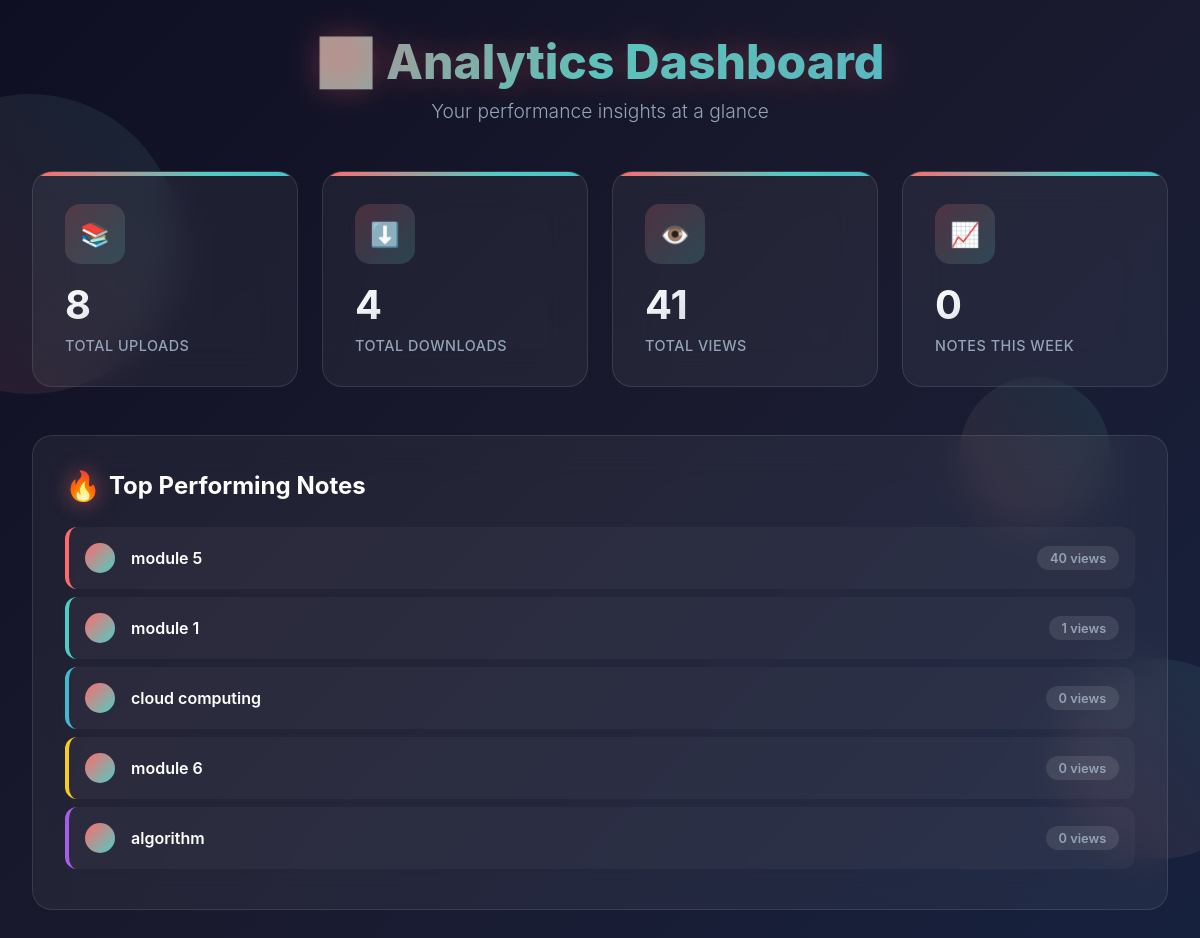
The page /dashboard/ (signed in) on the database its author committed.
### core/models.py (models this page shows, shortened)
class Note(models.Model):
    SUBJECT_CHOICES = [
        ('maths', 'Mathematics'),
        ('physics', 'Physics'),
        ('cs', 'Computer Science'),
        ('other', 'Other'),
    ]
    title = models.CharField(max_length=255)
    description = models.TextField(blank=True)
    subject = models.CharField(max_length=100)  # Or use choices=SUBJECT_CHOICES
    semester = models.CharField(max_length=50)
    file = models.FileField(upload_to='notes/')
    uploaded_by = models.ForeignKey(User, on_delete=models.CASCADE)
    uploaded_at = models.DateTimeField(auto_now_add=True)
    views = models.PositiveIntegerField(default=0)
    downloads = models.PositiveIntegerField(default=0)
    upload_date = models.DateTimeField(default=timezone.now)
    views = models.IntegerField(default=0)

### core/views.py (the view)
# urls.py: path('dashboard/', views.user_dashboard, name='user_dashboard'),
@login_required
def user_dashboard(request):
    user = request.user
    notes = Note.objects.filter(uploaded_by=user)
    total_uploads = notes.count()
    total_downloads = sum(note.downloads for note in notes)
    total_views = sum(note.views for note in notes)
    top_notes = notes.order_by('-views')[:5]
    from datetime import timedelta
    from django.utils import timezone
    last_week = timezone.now() - timedelta(days=7)
    weekly_uploads = notes.filter(upload_date__gte=last_week).count()
    context = {
        'total_uploads': total_uploads,
        'total_downloads': total_downloads,
        'total_views': total_views,
        'top_notes': top_notes,
        'weekly_uploads': weekly_uploads,
    }
    return render(request, 'core/user_dashboard.html', context)

### core/templates/core/user_dashboard.html (shortened to what this page needs)
<!DOCTYPE html>
<html lang="en">
<head>
</head>
<body>
    <div class="background-shapes">
        <div class="shape"></div>
        <div class="shape"></div>
        <div class="shape"></div>
    </div>
    <div class="container">
        <div class="header">
            <h1>📊 Analytics Dashboard</h1>
            <p class="subtitle">Your performance insights at a glance</p>
        </div>
        <div class="stats-grid">
            <div class="stat-card">
                <div class="stat-icon">📚</div>
                <div class="stat-number">{{ total_uploads }}</div>
                <div class="stat-label">Total Uploads</div>
            </div>
            <div class="stat-card">
                <div class="stat-icon">⬇️</div>
                <div class="stat-number">{{ total_downloads }}</div>
                <div class="stat-label">Total Downloads</div>
            </div>
            <div class="stat-card">
                <div class="stat-icon">👁️</div>
                <div class="stat-number">{{ total_views }}</div>
                <div class="stat-label">Total Views</div>
            </div>
            <div class="stat-card">
                <div class="stat-icon">📈</div>
                <div class="stat-number">{{ weekly_uploads }}</div>
                <div class="stat-label">Notes This Week</div>
            </div>
        </div>
        <div class="top-notes-section">
            <h3 class="section-title">
                <span class="emoji">🔥</span>
                Top Performing Notes
            </h3>
            <ul class="notes-list">
                {% for note in top_notes %}
                <li class="note-item">
                    <div class="rank-number">{{ loop.index }}</div>
                    <div class="note-title">{{ note.title }}</div>
                    <div class="note-views">{{ note.views }} views</div>
                </li>
                {% endfor %}
            </ul>
        </div>
    </div>
</body>
</html>

### core/templates/core/user_dashboard.html (style rules this page uses)
* { margin: 0; padding: 0; box-sizing: border-box; }
body { font-family: 'Inter', -apple-system, BlinkMacSystemFont, 'Segoe UI', sans-serif; background: linear-gradient(135deg, #0f0f23 0%, #1a1a2e 50%, #16213e 100%); color: #ffffff; min-height: 100vh; overflow-x: hidden; }
.container { max-width: 1200px; margin: 0 auto; padding: 2rem; position: relative; }
.background-shapes { position: fixed; top: 0; left: 0; width: 100%; height: 100%; pointer-events: none; z-index: -1; }
.shape { position: absolute; border-radius: 50%; background: linear-gradient(45deg, rgba(255, 107, 107, 0.1), rgba(78, 205, 196, 0.1)); animation: float 20s infinite ease-in-out; }
.shape:nth-child(1) { width: 300px; height: 300px; top: 10%; left: -10%; animation-delay: 0s; }
.shape:nth-child(2) { width: 200px; height: 200px; top: 70%; right: -5%; animation-delay: 5s; }
.shape:nth-child(3) { width: 150px; height: 150px; top: 40%; left: 80%; animation-delay: 10s; }
.header { text-align: center; margin-bottom: 3rem; position: relative; }
.header h1 { font-size: 3rem; font-weight: 800; background: linear-gradient(135deg, #ff6b6b, #4ecdc4, #45b7d1); -webkit-background-clip: text; -webkit-text-fill-color: transparent; background-clip: text; margin-bottom: 0.5rem; text-shadow: 0 0 30px rgba(255, 107, 107, 0.3); }
.header .subtitle { font-size: 1.2rem; color: #94a3b8; font-weight: 300; }
.stats-grid { display: grid; grid-template-columns: repeat(auto-fit, minmax(250px, 1fr)); gap: 1.5rem; margin-bottom: 3rem; }
.stat-card { background: rgba(255, 255, 255, 0.05); backdrop-filter: blur(20px); border: 1px solid rgba(255, 255, 255, 0.1); border-radius: 20px; padding: 2rem; position: relative; overflow: hidden; transition: all 0.3s ease; cursor: pointer; }
.stat-card::before { content: ''; position: absolute; top: 0; left: 0; right: 0; height: 4px; background: linear-gradient(90deg, #ff6b6b, #4ecdc4, #45b7d1, #f9ca24); background-size: 200% 100%; animation: shimmer 3s infinite; }
.stat-icon { width: 60px; height: 60px; border-radius: 15px; display: flex; align-items: center; justify-content: center; font-size: 1.5rem; margin-bottom: 1rem; background: linear-gradient(135deg, rgba(255, 107, 107, 0.2), rgba(78, 205, 196, 0.2)); }
.stat-number { font-size: 2.5rem; font-weight: 700; margin-bottom: 0.5rem; background: linear-gradient(135deg, #ffffff, #94a3b8); -webkit-background-clip: text; -webkit-text-fill-color: transparent; background-clip: text; }
.stat-label { color: #94a3b8; font-size: 0.9rem; font-weight: 500; text-transform: uppercase; letter-spacing: 0.5px; }
.top-notes-section { background: rgba(255, 255, 255, 0.05); backdrop-filter: blur(20px); border: 1px solid rgba(255, 255, 255, 0.1); border-radius: 20px; padding: 2rem; position: relative; overflow: hidden; }
.section-title { display: flex; align-items: center; gap: 0.5rem; font-size: 1.5rem; font-weight: 700; margin-bottom: 1.5rem; color: #ffffff; }
.section-title .emoji { font-size: 1.8rem; filter: drop-shadow(0 0 10px rgba(255, 107, 107, 0.5)); }
.notes-list { list-style: none; }
.note-item { display: flex; justify-content: space-between; align-items: center; padding: 1rem; margin-bottom: 0.5rem; background: rgba(255, 255, 255, 0.03); border-radius: 12px; border-left: 4px solid transparent; transition: all 0.3s ease; position: relative; overflow: hidden; }
.note-item:nth-child(1) { border-left-color: #ff6b6b; }
.note-item:nth-child(2) { border-left-color: #4ecdc4; }
.note-item:nth-child(3) { border-left-color: #45b7d1; }
.note-item:nth-child(4) { border-left-color: #f9ca24; }
.note-item:nth-child(5) { border-left-color: #a55eea; }
.note-title { font-weight: 600; color: #ffffff; flex: 1; }
.note-views { background: rgba(255, 255, 255, 0.1); padding: 0.3rem 0.8rem; border-radius: 20px; font-size: 0.8rem; font-weight: 600; color: #94a3b8; }
.rank-number { width: 30px; height: 30px; border-radius: 50%; background: linear-gradient(135deg, #ff6b6b, #4ecdc4); display: flex; align-items: center; justify-content: center; font-weight: 700; font-size: 0.8rem; margin-right: 1rem; color: white; }

### rows shown on the page
Note: title "module 5", views "40"
Note: title "module 1", views "1"
Note: title "cloud computing", views "0"
Note: title "module 6", views "0"
Note: title "algorithm", views "0"

### other values the page prints
{{ total_uploads }} "8"
{{ total_downloads }} "4"
{{ total_views }} "41"
{{ weekly_uploads }} "0"
